Frame 1 (no input): blank canvas, image omitted
Frame 60 (no input): blank canvas, image omitted
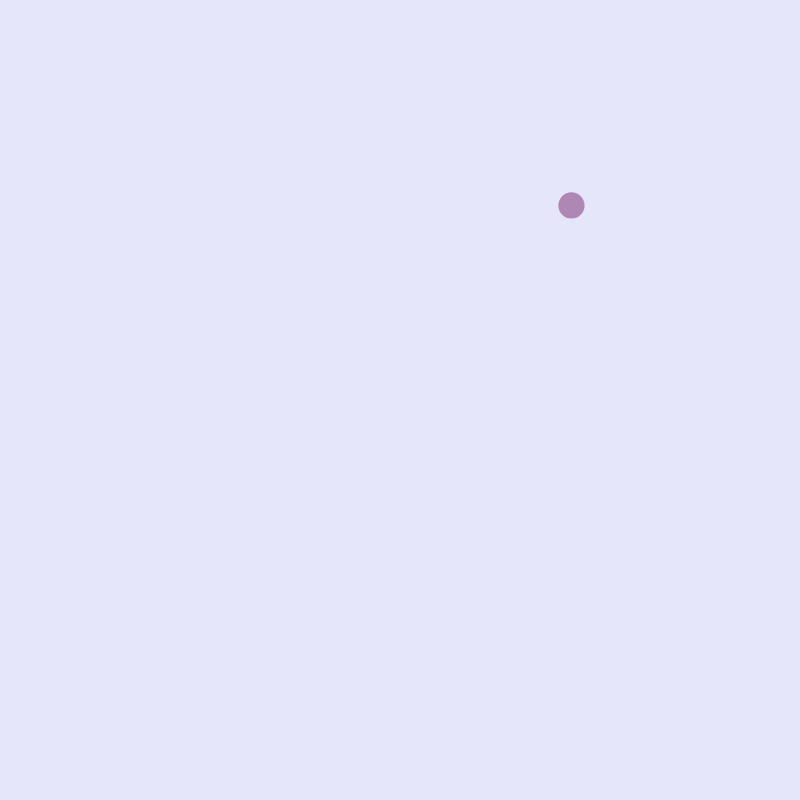
Frame 120 (the mouse pressed at the canvas centre since frame 60)

The p5.js sketch whose frames 1 and 60 were blank and that drew this single picture after the mouse press (run headless with seeded random() and noise() and a simulated clock; from frame 60 on, the mouse is pressed at the canvas centre):

// p5.js sketch
// ── sketch.js
let forms = [];
let bgColor;

function setup() {
  createCanvas(800, 800);
  bgColor = color(230,230,250);
}

function draw() {
  background(bgColor);


  if (frameCount % 60 == 0) {
    let form = new Form();
    forms.push(form);
  }


  for (let i = forms.length - 1; i >= 0; i--) {
    forms[i].update();
    forms[i].show();

    for (let j = i - 1; j >= 0; j--) {
      if (forms[i].intersects(forms[j])) {

        if (!forms[i].collided && !forms[j].collided) {
          let randomColor = color(random(100, 200), random(100, 200), random(100, 200));
          forms[i].color = randomColor;
          forms[j].color = randomColor;
          forms[i].collided = true;
          forms[j].collided = true;
        }

        forms[i].velocity = createVector(0, 0);
        forms[j].velocity = createVector(0, 0);
      }
    }


    forms[i].constrain();

    if (forms[i].offscreen()) {
      forms.splice(i, 1);
    }
  }
}

class Form {
  constructor() {
    this.x = random(width);
    this.y = -50;
    this.size = random(20, 50);
    this.color = color(random(100, 200), random(100, 200), random(100, 200));
    this.velocity = createVector(0, random(3, 7));
    this.collided = false; 
  }

  update() {
    this.y += this.velocity.y;
  }

  show() {
    noStroke();
    fill(this.color);
    ellipse(this.x, this.y, this.size);
  }

  offscreen() {
    return (this.y > height + this.size);
  }

  intersects(other) {
    let distance = dist(this.x, this.y, other.x, other.y);
    return (distance < (this.size + other.size) / 2);
  }

  constrain() {
    if (this.y + this.size / 2 > height) {
      this.y = height - this.size / 2;
      this.velocity.y = 0;
    }
  }
}

// ── style.css
html, body {
  margin: 0;
  padding: 0;
  height: 100%;
}
body {
    display: flex;
    justify-content: center;
    align-items: center;
}
canvas {
  display: block;
}
